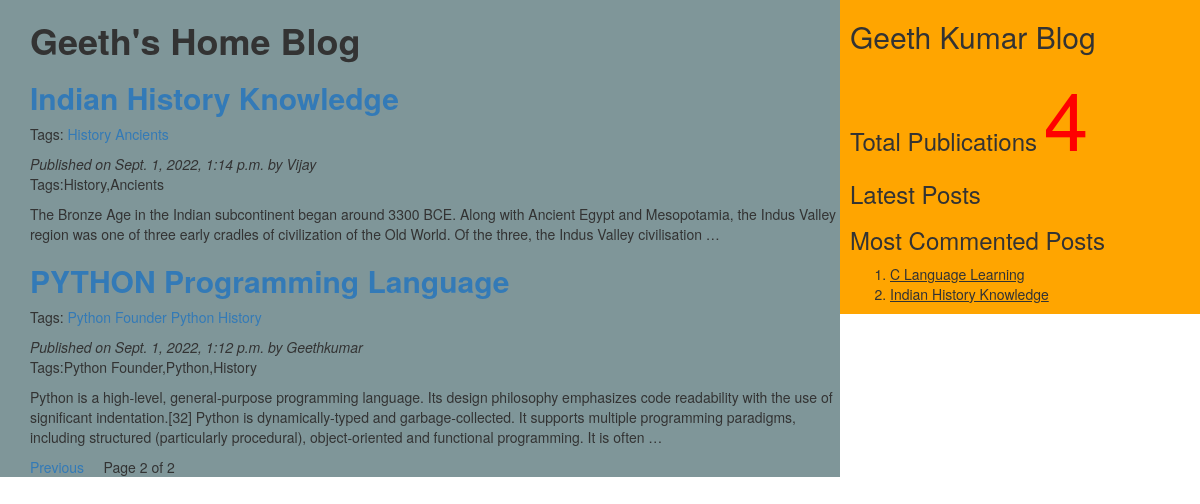
Screenshot of /?page=2 with the database file from the repository.
### myApp/models.py (models this page shows, shortened)
class Post(models.Model):
    tags=TaggableManager()
    STATUS_CHOICE=(('draft','Draft'),('published','Published'))
    title=models.CharField(max_length=200)
    slug=models.SlugField(max_length=50,unique_for_date='publish')
    author=models.ForeignKey(User,related_name='blog_post',on_delete=models.CASCADE)#user table refering auth module
    body=models.TextField()
    publish=models.DateTimeField(default=timezone.now)
    created=models.DateTimeField(auto_now_add=True)
    updated=models.DateTimeField(auto_now=True)
    status=models.CharField(max_length=20,choices=STATUS_CHOICE,default='draft')
    objects=CustomManager()
    class Meta:
        ordering=('-publish',)
    def get_absolute_url(self):
        return reverse('post_detail',args=[self.publish.year,self.publish.strftime('%m'),self.publish.strftime('%d'),self.slug])

### myApp/views.py (the view)
# urls.py: url(r'^$',views.post_list_view),
def post_list_view(request,tag_slug=None):
    post_list=Post.objects.all()
    tag=None
    if tag_slug:
        tag=get_object_or_404(Tag,slug=tag_slug)
        post_list=post_list.filter(tags__in=[tag])
    paginator=Paginator(post_list,2)#step1
    page_number=request.GET.get('page') #step2
    try:
       post_list=paginator.page(page_number) #getting the only single record
    except PageNotAnInteger:
       post_list=paginator.page(1)
    except EmptyPage:
       post_list=paginator.page(paginator.num_pages)
    d={'post_list':post_list,'tag':tag}
    return render(request,'myApp/post_list.html',d)

### myApp/models.py (called while the page is built)
    def get_queryset(self):
        return super().get_queryset().filter(status='published')

### myApp/templatetags/mytags.py (called while the page is built)
@register.simple_tag #using register variable we are accessing simple_tag
def total_posts():
    return Post.objects.count() #returns total number of posts

@register.inclusion_tag('myApp/latest_post.html')
def show_latest_posts(count=3):
    latest_posts=Post.objects.order_by('-publish')[:count] #collect the posts based on latest published date with respect to specified count
    return {'latest_posts':latest_posts}

@register.simple_tag
def get_most_commented_posts(count=2):
    return Post.objects.annotate(total_comments=Count('comments')).order_by('-total_comments')[:count]

### templates/myApp/post_list.html (shortened to what this page needs)
<!DOCTYPE html>
<html lang="en" dir="ltr">
{%extends 'myApp/parent.html'%}
    {%block content_block%}
    <h1><b>Geeth's Home Blog</b></h1>
    {%for post in post_list%}
    <a href="{{post.get_absolute_url}}"><h2><b>{{post.title}}</b></h2></a>
    <p>Tags:
       {%for t in post.tags.all%}
        <a href="{%url "post_list_by_tag_name" t.slug%}">{{t.name}}</a>
        {%endfor%}
    </p>
    <i>Published on {{post.publish}} by {{post.author|title}}</i>
    <p>Tags:{{post.tags.all|join:','}}</p>
    {{post.body|truncatewords:40|linebreaks}}
    {%endfor%}
    {%include 'myApp/pagination.html' with page=post_list%}
    {%endblock%}

### templates/myApp/parent.html (shortened to what this page needs)
<!DOCTYPE html>
<html lang="en" dir="ltr">
{%load mytags%}
  <head>
    <link rel="stylesheet" href="https://maxcdn.bootstrapcdn.com/bootstrap/3.3.7/css/bootstrap.min.css">
<link rel="stylesheet" href="https://maxcdn.bootstrapcdn.com/bootstrap/3.3.7/css/bootstrap-theme.min.css">
  </head>
  <body>
    <div class="content" style="width:70%;float:left;background-color:#7f9699;height=100%;padding:0 0 0 30px">
      {%block content_block%}
      {%endblock%}
    </div>
    <div class="sidebar" style="width:30%;float:right;background-color:orange;height=100%;padding:0 0 0 10px">
      <h2>Geeth Kumar Blog</h2>
      <h3>Total Publications
           <span style="color:red;font-size:80px">{%total_posts%}</span>
           <h3>Latest Posts</h3>
           {% show_latest_posts 1 %}
           <h3>Most Commented Posts</h3>
           {%get_most_commented_posts as m%}
           <ol>
             {%for post in m%}
             <li><a href="{{post.get_absolute_url}}"></a><u>{{post.title}}</u></li>
             {%endfor%}
           </ol>
      </h3>
    </div>
  </body>
</html>

### templates/myApp/pagination.html (shortened to what this page needs)
<!DOCTYPE html>
<html lang="en" dir="ltr">
  <body>
    <div class="paginator">
      {%if page.has_previous%}
      <a href="?page={{page.previous_page_number}}">Previous</a> &nbsp &nbsp
      {%endif%}
    <span>Page {{page.number}} of {{page.paginator.num_pages}}</span> &nbsp &nbsp
    </div>
  </body>
</html>

### templates/myApp/latest_post.html (shortened to what this page needs)
<!DOCTYPE html>
<html lang="en" dir="ltr">
  <body>
  </body>
</html>

### rows the page displays
Post: title "Indian History Knowledge", publish "Sept. 1, 2022, 1:14 p.m.", author "Vijay", tags.all "History,Ancients", body "The Bronze Age in the Indian subcontinent began around 3300 BCE. Along with Ancient Egypt and Mesopotamia, the Indus Valley region was one of three early cradles of civilization of the Old World. Of the three, the Indus Valley civilisation …"
Tag: name "History"
Tag: name "Ancients"
Post: title "PYTHON Programming Language", publish "Sept. 1, 2022, 1:12 p.m.", author "Geethkumar", tags.all "Python Founder,Python,History", body "Python is a high-level, general-purpose programming language. Its design philosophy emphasizes code readability with the use of significant indentation.[32] Python is dynamically-typed and garbage-collected. It supports multiple programming paradigms, including structured (particularly procedural), object-oriented and functional programming. It is often …"
Tag: name "Python Founder"
Tag: name "Python"
Post: title "C Language Learning"

### other values shown
{{ page.number }} "2"
{{ page.paginator.num_pages }} "2"
